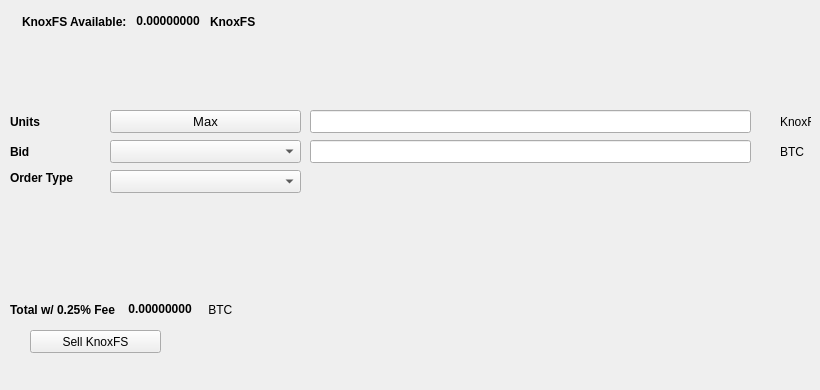
   <widget class="QWidget" name="SellTab">
    <attribute name="title">
     <string>Sell</string>
    </attribute>
    <widget class="QLabel" name="label_16">
     <property name="geometry">
      <rect>
       <x>780</x>
       <y>140</y>
       <width>31</width>
       <height>23</height>
      </rect>
     </property>
     <property name="text">
      <string>BTC</string>
     </property>
    </widget>
    <widget class="QComboBox" name="SellBidcomboBox">
     <property name="geometry">
      <rect>
       <x>110</x>
       <y>140</y>
       <width>191</width>
       <height>23</height>
      </rect>
     </property>
     <property name="font">
      <font>
       <pointsize>10</pointsize>
      </font>
     </property>
    </widget>
    <widget class="QLabel" name="label_18">
     <property name="geometry">
      <rect>
       <x>10</x>
       <y>110</y>
       <width>46</width>
       <height>23</height>
      </rect>
     </property>
     <property name="font">
      <font>
       <weight>75</weight>
       <bold>true</bold>
      </font>
     </property>
     <property name="text">
      <string>Units</string>
     </property>
    </widget>
    <widget class="QPushButton" name="Sell_Max_Amount">
     <property name="geometry">
      <rect>
       <x>110</x>
       <y>110</y>
       <width>191</width>
       <height>23</height>
      </rect>
     </property>
     <property name="font">
      <font>
       <pointsize>10</pointsize>
      </font>
     </property>
     <property name="text">
      <string>Max</string>
     </property>
    </widget>
    <widget class="QLabel" name="label_20">
     <property name="geometry">
      <rect>
       <x>10</x>
       <y>170</y>
       <width>91</width>
       <height>16</height>
      </rect>
     </property>
     <property name="font">
      <font>
       <weight>75</weight>
       <bold>true</bold>
      </font>
     </property>
     <property name="text">
      <string>Order Type</string>
     </property>
    </widget>
    <widget class="QComboBox" name="SellOrdertypeCombo">
     <property name="geometry">
      <rect>
       <x>110</x>
       <y>170</y>
       <width>191</width>
       <height>23</height>
      </rect>
     </property>
     <property name="font">
      <font>
       <pointsize>10</pointsize>
      </font>
     </property>
    </widget>
    <widget class="QLabel" name="label_21">
     <property name="geometry">
      <rect>
       <x>10</x>
       <y>140</y>
       <width>46</width>
       <height>23</height>
      </rect>
     </property>
     <property name="font">
      <font>
       <weight>75</weight>
       <bold>true</bold>
      </font>
     </property>
     <property name="text">
      <string>Bid</string>
     </property>
    </widget>
    <widget class="QLabel" name="label_22">
     <property name="geometry">
      <rect>
       <x>780</x>
       <y>110</y>
       <width>31</width>
       <height>23</height>
      </rect>
     </property>
     <property name="text">
      <string>KnoxFS</string>
     </property>
    </widget>
    <widget class="QLineEdit" name="UnitsInputKnoxFS">
     <property name="geometry">
      <rect>
       <x>310</x>
       <y>110</y>
       <width>441</width>
       <height>23</height>
      </rect>
     </property>
     <property name="font">
      <font>
       <pointsize>9</pointsize>
       <weight>75</weight>
       <bold>true</bold>
      </font>
     </property>
    </widget>
    <widget class="QLineEdit" name="SellBidPriceEdit">
     <property name="geometry">
      <rect>
       <x>310</x>
       <y>140</y>
       <width>441</width>
       <height>23</height>
      </rect>
     </property>
     <property name="font">
      <font>
       <pointsize>9</pointsize>
       <weight>75</weight>
       <bold>true</bold>
      </font>
     </property>
    </widget>
    <widget class="QPushButton" name="SellKnoxFSBTN">
     <property name="geometry">
      <rect>
       <x>30</x>
       <y>330</y>
       <width>131</width>
       <height>23</height>
      </rect>
     </property>
     <property name="text">
      <string>Sell KnoxFS</string>
     </property>
     <property name="icon">
      <iconset resource="../kfx">
       <normaloff>:/icons/bitcoin</normaloff>:/icons/bitcoin</iconset>
     </property>
    </widget>
    <widget class="QWidget" name="layoutWidget3">
     <property name="geometry">
      <rect>
       <x>22</x>
       <y>12</y>
       <width>258</width>
       <height>19</height>
      </rect>
     </property>
     <layout class="QHBoxLayout" name="horizontalLayout">
      <item>
       <widget class="QLabel" name="label232_2">
        <property name="font">
         <font>
          <weight>75</weight>
          <bold>true</bold>
         </font>
        </property>
        <property name="text">
         <string>KnoxFS Available:</string>
        </property>
       </widget>
      </item>
      <item>
       <widget class="QLabel" name="KnoxFSAvailableLabel">
        <property name="palette">
         <palette>
          <active>
           <colorrole role="WindowText">
            <brush brushstyle="SolidPattern">
             <color alpha="255">
              <red>0</red>
              <green>0</green>
              <blue>0</blue>
             </color>
            </brush>
           </colorrole>
           <colorrole role="Button">
            <brush brushstyle="SolidPattern">
             <color alpha="255">
              <red>0</red>
              <green>170</green>
              <blue>0</blue>
             </color>
            </brush>
           </colorrole>
           <colorrole role="Light">
            <brush brushstyle="SolidPattern">
             <color alpha="255">
              <red>0</red>
              <green>255</green>
              <blue>0</blue>
             </color>
            </brush>
           </colorrole>
           <colorrole role="Midlight">
            <brush brushstyle="SolidPattern">
             <color alpha="255">
              <red>0</red>
              <green>212</green>
              <blue>0</blue>
             </color>
            </brush>
           </colorrole>
           <colorrole role="Dark">
            <brush brushstyle="SolidPattern">
             <color alpha="255">
              <red>0</red>
              <green>85</green>
              <blue>0</blue>
             </color>
            </brush>
           </colorrole>
           <colorrole role="Mid">
            <brush brushstyle="SolidPattern">
             <color alpha="255">
              <red>0</red>
              <green>113</green>
              <blue>0</blue>
             </color>
            </brush>
           </colorrole>
           <colorrole role="Text">
            <brush brushstyle="SolidPattern">
             <color alpha="255">
              <red>0</red>
              <green>170</green>
              <blue>0</blue>
             </color>
            </brush>
           </colorrole>
           <colorrole role="BrightText">
            <brush brushstyle="SolidPattern">
             <color alpha="255">
              <red>255</red>
              <green>255</green>
              <blue>255</blue>
             </color>
            </brush>
           </colorrole>
           <colorrole role="ButtonText">
            <brush brushstyle="SolidPattern">
             <color alpha="255">
              <red>0</red>
              <green>0</green>
              <blue>0</blue>
             </color>
            </brush>
           </colorrole>
           <colorrole role="Base">
            <brush brushstyle="SolidPattern">
             <color alpha="255">
              <red>255</red>
              <green>255</green>
              <blue>255</blue>
             </color>
            </brush>
           </colorrole>
           <colorrole role="Window">
            <brush brushstyle="SolidPattern">
             <color alpha="255">
              <red>0</red>
              <green>170</green>
              <blue>0</blue>
             </color>
            </brush>
           </colorrole>
           <colorrole role="Shadow">
            <brush brushstyle="SolidPattern">
             <color alpha="255">
              <red>0</red>
              <green>0</green>
              <blue>0</blue>
             </color>
            </brush>
           </colorrole>
           <colorrole role="AlternateBase">
            <brush brushstyle="SolidPattern">
             <color alpha="255">
              <red>127</red>
              <green>212</green>
              <blue>127</blue>
             </color>
            </brush>
           </colorrole>
           <colorrole role="ToolTipBase">
            <brush brushstyle="SolidPattern">
             <color alpha="255">
              <red>255</red>
              <green>255</green>
              <blue>220</blue>
             </color>
            </brush>
           </colorrole>
           <colorrole role="ToolTipText">
            <brush brushstyle="SolidPattern">
             <color alpha="255">
              <red>0</red>
              <green>0</green>
              <blue>0</blue>
             </color>
            </brush>
           </colorrole>
          </active>
          <inactive>
           <colorrole role="WindowText">
            <brush brushstyle="SolidPattern">
             <color alpha="255">
              <red>0</red>
              <green>0</green>
              <blue>0</blue>
             </color>
            </brush>
           </colorrole>
           <colorrole role="Button">
            <brush brushstyle="SolidPattern">
             <color alpha="255">
              <red>0</red>
              <green>170</green>
              <blue>0</blue>
             </color>
            </brush>
           </colorrole>
           <colorrole role="Light">
            <brush brushstyle="SolidPattern">
             <color alpha="255">
              <red>0</red>
              <green>255</green>
              <blue>0</blue>
             </color>
            </brush>
           </colorrole>
           <colorrole role="Midlight">
            <brush brushstyle="SolidPattern">
             <color alpha="255">
              <red>0</red>
              <green>212</green>
              <blue>0</blue>
             </color>
            </brush>
           </colorrole>
           <colorrole role="Dark">
            <brush brushstyle="SolidPattern">
             <color alpha="255">
              <red>0</red>
              <green>85</green>
              <blue>0</blue>
             </color>
            </brush>
           </colorrole>
           <colorrole role="Mid">
            <brush brushstyle="SolidPattern">
             <color alpha="255">
              <red>0</red>
              <green>113</green>
              <blue>0</blue>
             </color>
            </brush>
           </colorrole>
           <colorrole role="Text">
            <brush brushstyle="SolidPattern">
             <color alpha="255">
              <red>0</red>
              <green>170</green>
              <blue>0</blue>
             </color>
            </brush>
           </colorrole>
           <colorrole role="BrightText">
            <brush brushstyle="SolidPattern">
             <color alpha="255">
              <red>255</red>
              <green>255</green>
              <blue>255</blue>
             </color>
            </brush>
           </colorrole>
           <colorrole role="ButtonText">
            <brush brushstyle="SolidPattern">
             <color alpha="255">
              <red>0</red>
              <green>0</green>
              <blue>0</blue>
             </color>
            </brush>
           </colorrole>
           <colorrole role="Base">
            <brush brushstyle="SolidPattern">
             <color alpha="255">
              <red>255</red>
              <green>255</green>
              <blue>255</blue>
             </color>
            </brush>
           </colorrole>
           <colorrole role="Window">
            <brush brushstyle="SolidPattern">
             <color alpha="255">
              <red>0</red>
              <green>170</green>
              <blue>0</blue>
             </color>
            </brush>
           </colorrole>
           <colorrole role="Shadow">
            <brush brushstyle="SolidPattern">
             <color alpha="255">
              <red>0</red>
              <green>0</green>
              <blue>0</blue>
             </color>
            </brush>
           </colorrole>
           <colorrole role="AlternateBase">
            <brush brushstyle="SolidPattern">
             <color alpha="255">
              <red>127</red>
              <green>212</green>
              <blue>127</blue>
             </color>
            </brush>
           </colorrole>
           <colorrole role="ToolTipBase">
            <brush brushstyle="SolidPattern">
             <color alpha="255">
              <red>255</red>
              <green>255</green>
              <blue>220</blue>
             </color>
            </brush>
           </colorrole>
           <colorrole role="ToolTipText">
            <brush brushstyle="SolidPattern">
             <color alpha="255">
              <red>0</red>
              <green>0</green>
              <blue>0</blue>
             </color>
            </brush>
           </colorrole>
          </inactive>
          <disabled>
           <colorrole role="WindowText">
            <brush brushstyle="SolidPattern">
             <color alpha="255">
              <red>0</red>
              <green>85</green>
              <blue>0</blue>
             </color>
            </brush>
           </colorrole>
           <colorrole role="Button">
            <brush brushstyle="SolidPattern">
             <color alpha="255">
              <red>0</red>
              <green>170</green>
              <blue>0</blue>
             </color>
            </brush>
           </colorrole>
           <colorrole role="Light">
            <brush brushstyle="SolidPattern">
             <color alpha="255">
              <red>0</red>
              <green>255</green>
              <blue>0</blue>
             </color>
            </brush>
           </colorrole>
           <colorrole role="Midlight">
            <brush brushstyle="SolidPattern">
             <color alpha="255">
              <red>0</red>
              <green>212</green>
              <blue>0</blue>
             </color>
            </brush>
           </colorrole>
           <colorrole role="Dark">
            <brush brushstyle="SolidPattern">
             <color alpha="255">
              <red>0</red>
              <green>85</green>
              <blue>0</blue>
             </color>
            </brush>
           </colorrole>
           <colorrole role="Mid">
            <brush brushstyle="SolidPattern">
             <color alpha="255">
              <red>0</red>
              <green>113</green>
              <blue>0</blue>
             </color>
            </brush>
           </colorrole>
           <colorrole role="Text">
            <brush brushstyle="SolidPattern">
             <color alpha="255">
              <red>0</red>
              <green>85</green>
              <blue>0</blue>
             </color>
            </brush>
           </colorrole>
           <colorrole role="BrightText">
            <brush brushstyle="SolidPattern">
             <color alpha="255">
              <red>255</red>
              <green>255</green>
              <blue>255</blue>
             </color>
            </brush>
           </colorrole>
           <colorrole role="ButtonText">
            <brush brushstyle="SolidPattern">
             <color alpha="255">
              <red>0</red>
              <green>85</green>
              <blue>0</blue>
             </color>
            </brush>
           </colorrole>
           <colorrole role="Base">
            <brush brushstyle="SolidPattern">
             <color alpha="255">
              <red>0</red>
              <green>170</green>
              <blue>0</blue>
             </color>
            </brush>
           </colorrole>
           <colorrole role="Window">
            <brush brushstyle="SolidPattern">
             <color alpha="255">
              <red>0</red>
              <green>170</green>
              <blue>0</blue>
             </color>
            </brush>
           </colorrole>
           <colorrole role="Shadow">
            <brush brushstyle="SolidPattern">
             <color alpha="255">
              <red>0</red>
              <green>0</green>
              <blue>0</blue>
             </color>
            </brush>
           </colorrole>
           <colorrole role="AlternateBase">
            <brush brushstyle="SolidPattern">
             <color alpha="255">
              <red>0</red>
              <green>170</green>
              <blue>0</blue>
             </color>
            </brush>
           </colorrole>
           <colorrole role="ToolTipBase">
            <brush brushstyle="SolidPattern">
             <color alpha="255">
              <red>255</red>
              <green>255</green>
              <blue>220</blue>
             </color>
            </brush>
           </colorrole>
           <colorrole role="ToolTipText">
            <brush brushstyle="SolidPattern">
             <color alpha="255">
              <red>0</red>
              <green>0</green>
              <blue>0</blue>
             </color>
            </brush>
           </colorrole>
          </disabled>
         </palette>
        </property>
        <property name="font">
         <font>
          <weight>75</weight>
          <bold>true</bold>
         </font>
        </property>
        <property name="text">
         <string> 0.00000000 </string>
        </property>
        <property name="textInteractionFlags">
         <set>Qt::LinksAccessibleByMouse|Qt::TextSelectableByKeyboard|Qt::TextSelectableByMouse</set>
        </property>
       </widget>
      </item>
      <item>
       <widget class="QLabel" name="labelKnoxFS">
        <property name="font">
         <font>
          <weight>75</weight>
          <bold>true</bold>
         </font>
        </property>
        <property name="text">
         <string>KnoxFS</string>
        </property>
       </widget>
      </item>
     </layout>
    </widget>
    <widget class="QWidget" name="layoutWidget">
     <property name="geometry">
      <rect>
       <x>10</x>
       <y>300</y>
       <width>268</width>
       <height>19</height>
      </rect>
     </property>
     <layout class="QHBoxLayout" name="horizontalLayout_2">
      <item>
       <widget class="QLabel" name="label_19">
        <property name="font">
         <font>
          <weight>75</weight>
          <bold>true</bold>
         </font>
        </property>
        <property name="text">
         <string>Total w/ 0.25% Fee </string>
        </property>
       </widget>
      </item>
      <item>
       <widget class="QLabel" name="SellCostLabel">
        <property name="palette">
         <palette>
          <active>
           <colorrole role="WindowText">
            <brush brushstyle="SolidPattern">
             <color alpha="255">
              <red>0</red>
              <green>0</green>
              <blue>0</blue>
             </color>
            </brush>
           </colorrole>
           <colorrole role="Button">
            <brush brushstyle="SolidPattern">
             <color alpha="255">
              <red>0</red>
              <green>170</green>
              <blue>0</blue>
             </color>
            </brush>
           </colorrole>
           <colorrole role="Light">
            <brush brushstyle="SolidPattern">
             <color alpha="255">
              <red>0</red>
              <green>255</green>
              <blue>0</blue>
             </color>
            </brush>
           </colorrole>
           <colorrole role="Midlight">
            <brush brushstyle="SolidPattern">
             <color alpha="255">
              <red>0</red>
              <green>212</green>
              <blue>0</blue>
             </color>
            </brush>
           </colorrole>
           <colorrole role="Dark">
            <brush brushstyle="SolidPattern">
             <color alpha="255">
              <red>0</red>
              <green>85</green>
              <blue>0</blue>
             </color>
            </brush>
           </colorrole>
           <colorrole role="Mid">
            <brush brushstyle="SolidPattern">
             <color alpha="255">
              <red>0</red>
              <green>113</green>
              <blue>0</blue>
             </color>
            </brush>
           </colorrole>
           <colorrole role="Text">
            <brush brushstyle="SolidPattern">
             <color alpha="255">
              <red>0</red>
              <green>170</green>
              <blue>0</blue>
             </color>
            </brush>
           </colorrole>
           <colorrole role="BrightText">
            <brush brushstyle="SolidPattern">
             <color alpha="255">
              <red>255</red>
              <green>255</green>
              <blue>255</blue>
             </color>
            </brush>
           </colorrole>
           <colorrole role="ButtonText">
            <brush brushstyle="SolidPattern">
             <color alpha="255">
              <red>0</red>
              <green>0</green>
              <blue>0</blue>
             </color>
            </brush>
           </colorrole>
           <colorrole role="Base">
            <brush brushstyle="SolidPattern">
             <color alpha="255">
              <red>255</red>
              <green>255</green>
              <blue>255</blue>
             </color>
            </brush>
           </colorrole>
           <colorrole role="Window">
            <brush brushstyle="SolidPattern">
             <color alpha="255">
              <red>0</red>
              <green>170</green>
              <blue>0</blue>
             </color>
            </brush>
           </colorrole>
           <colorrole role="Shadow">
            <brush brushstyle="SolidPattern">
             <color alpha="255">
              <red>0</red>
              <green>0</green>
              <blue>0</blue>
             </color>
            </brush>
           </colorrole>
           <colorrole role="AlternateBase">
            <brush brushstyle="SolidPattern">
             <color alpha="255">
              <red>127</red>
              <green>212</green>
              <blue>127</blue>
             </color>
            </brush>
           </colorrole>
           <colorrole role="ToolTipBase">
            <brush brushstyle="SolidPattern">
             <color alpha="255">
              <red>255</red>
              <green>255</green>
              <blue>220</blue>
             </color>
            </brush>
           </colorrole>
           <colorrole role="ToolTipText">
            <brush brushstyle="SolidPattern">
             <color alpha="255">
              <red>0</red>
              <green>0</green>
              <blue>0</blue>
             </color>
            </brush>
           </colorrole>
          </active>
          <inactive>
           <colorrole role="WindowText">
            <brush brushstyle="SolidPattern">
             <color alpha="255">
              <red>0</red>
              <green>0</green>
              <blue>0</blue>
             </color>
            </brush>
           </colorrole>
           <colorrole role="Button">
            <brush brushstyle="SolidPattern">
             <color alpha="255">
              <red>0</red>
              <green>170</green>
              <blue>0</blue>
             </color>
            </brush>
           </colorrole>
           <colorrole role="Light">
            <brush brushstyle="SolidPattern">
             <color alpha="255">
              <red>0</red>
              <green>255</green>
              <blue>0</blue>
             </color>
            </brush>
           </colorrole>
           <colorrole role="Midlight">
            <brush brushstyle="SolidPattern">
             <color alpha="255">
              <red>0</red>
              <green>212</green>
              <blue>0</blue>
             </color>
            </brush>
           </colorrole>
           <colorrole role="Dark">
            <brush brushstyle="SolidPattern">
             <color alpha="255">
              <red>0</red>
              <green>85</green>
              <blue>0</blue>
             </color>
            </brush>
           </colorrole>
           <colorrole role="Mid">
            <brush brushstyle="SolidPattern">
             <color alpha="255">
              <red>0</red>
              <green>113</green>
              <blue>0</blue>
             </color>
            </brush>
           </colorrole>
           <colorrole role="Text">
            <brush brushstyle="SolidPattern">
             <color alpha="255">
              <red>0</red>
              <green>170</green>
              <blue>0</blue>
             </color>
            </brush>
           </colorrole>
           <colorrole role="BrightText">
            <brush brushstyle="SolidPattern">
             <color alpha="255">
              <red>255</red>
              <green>255</green>
              <blue>255</blue>
             </color>
            </brush>
           </colorrole>
           <colorrole role="ButtonText">
            <brush brushstyle="SolidPattern">
             <color alpha="255">
              <red>0</red>
              <green>0</green>
              <blue>0</blue>
             </color>
            </brush>
           </colorrole>
           <colorrole role="Base">
            <brush brushstyle="SolidPattern">
             <color alpha="255">
              <red>255</red>
              <green>255</green>
              <blue>255</blue>
             </color>
            </brush>
           </colorrole>
           <colorrole role="Window">
            <brush brushstyle="SolidPattern">
             <color alpha="255">
              <red>0</red>
              <green>170</green>
              <blue>0</blue>
             </color>
            </brush>
           </colorrole>
           <colorrole role="Shadow">
            <brush brushstyle="SolidPattern">
             <color alpha="255">
              <red>0</red>
              <green>0</green>
              <blue>0</blue>
             </color>
            </brush>
           </colorrole>
           <colorrole role="AlternateBase">
            <brush brushstyle="SolidPattern">
             <color alpha="255">
              <red>127</red>
              <green>212</green>
              <blue>127</blue>
             </color>
            </brush>
           </colorrole>
           <colorrole role="ToolTipBase">
            <brush brushstyle="SolidPattern">
             <color alpha="255">
              <red>255</red>
              <green>255</green>
              <blue>220</blue>
             </color>
            </brush>
           </colorrole>
           <colorrole role="ToolTipText">
            <brush brushstyle="SolidPattern">
             <color alpha="255">
              <red>0</red>
              <green>0</green>
              <blue>0</blue>
             </color>
            </brush>
           </colorrole>
          </inactive>
          <disabled>
           <colorrole role="WindowText">
            <brush brushstyle="SolidPattern">
             <color alpha="255">
              <red>0</red>
              <green>85</green>
              <blue>0</blue>
             </color>
            </brush>
           </colorrole>
           <colorrole role="Button">
            <brush brushstyle="SolidPattern">
             <color alpha="255">
              <red>0</red>
              <green>170</green>
              <blue>0</blue>
             </color>
            </brush>
           </colorrole>
           <colorrole role="Light">
            <brush brushstyle="SolidPattern">
             <color alpha="255">
              <red>0</red>
              <green>255</green>
              <blue>0</blue>
             </color>
            </brush>
           </colorrole>
           <colorrole role="Midlight">
            <brush brushstyle="SolidPattern">
             <color alpha="255">
              <red>0</red>
              <green>212</green>
              <blue>0</blue>
             </color>
            </brush>
           </colorrole>
           <colorrole role="Dark">
            <brush brushstyle="SolidPattern">
             <color alpha="255">
              <red>0</red>
              <green>85</green>
              <blue>0</blue>
             </color>
            </brush>
           </colorrole>
           <colorrole role="Mid">
            <brush brushstyle="SolidPattern">
             <color alpha="255">
              <red>0</red>
              <green>113</green>
              <blue>0</blue>
             </color>
            </brush>
           </colorrole>
           <colorrole role="Text">
            <brush brushstyle="SolidPattern">
             <color alpha="255">
              <red>0</red>
              <green>85</green>
              <blue>0</blue>
             </color>
            </brush>
           </colorrole>
           <colorrole role="BrightText">
            <brush brushstyle="SolidPattern">
             <color alpha="255">
              <red>255</red>
              <green>255</green>
              <blue>255</blue>
             </color>
            </brush>
           </colorrole>
           <colorrole role="ButtonText">
            <brush brushstyle="SolidPattern">
             <color alpha="255">
              <red>0</red>
              <green>85</green>
              <blue>0</blue>
             </color>
            </brush>
           </colorrole>
           <colorrole role="Base">
            <brush brushstyle="SolidPattern">
             <color alpha="255">
              <red>0</red>
              <green>170</green>
              <blue>0</blue>
             </color>
            </brush>
           </colorrole>
           <colorrole role="Window">
            <brush brushstyle="SolidPattern">
             <color alpha="255">
              <red>0</red>
              <green>170</green>
              <blue>0</blue>
             </color>
            </brush>
           </colorrole>
           <colorrole role="Shadow">
            <brush brushstyle="SolidPattern">
             <color alpha="255">
              <red>0</red>
              <green>0</green>
              <blue>0</blue>
             </color>
            </brush>
           </colorrole>
           <colorrole role="AlternateBase">
            <brush brushstyle="SolidPattern">
             <color alpha="255">
              <red>0</red>
              <green>170</green>
              <blue>0</blue>
             </color>
            </brush>
           </colorrole>
           <colorrole role="ToolTipBase">
            <brush brushstyle="SolidPattern">
             <color alpha="255">
              <red>255</red>
              <green>255</green>
              <blue>220</blue>
             </color>
            </brush>
           </colorrole>
           <colorrole role="ToolTipText">
            <brush brushstyle="SolidPattern">
             <color alpha="255">
              <red>0</red>
              <green>0</green>
              <blue>0</blue>
             </color>
            </brush>
           </colorrole>
          </disabled>
         </palette>
        </property>
        <property name="font">
         <font>
          <weight>75</weight>
          <bold>true</bold>
         </font>
        </property>
        <property name="autoFillBackground">
         <bool>false</bool>
        </property>
        <property name="text">
         <string> 0.00000000</string>
        </property>
        <property name="textInteractionFlags">
         <set>Qt::LinksAccessibleByMouse|Qt::TextSelectableByMouse</set>
        </property>
       </widget>
      </item>
      <item>
       <widget class="QLabel" name="label_17">
        <property name="font">
         <font>
          <weight>50</weight>
          <bold>false</bold>
         </font>
        </property>
        <property name="text">
         <string> BTC</string>
        </property>
       </widget>
      </item>
     </layout>
    </widget>
    <widget class="QLabel" name="label_23">
     <property name="geometry">
      <rect>
       <x>460</x>
       <y>300</y>
       <width>281</width>
       <height>81</height>
      </rect>
     </property>
     <property name="text">
      <string/>
     </property>
     <property name="pixmap">
      <pixmap>:/images/bittrex</pixmap>
     </property>
    </widget>
   </widget>
